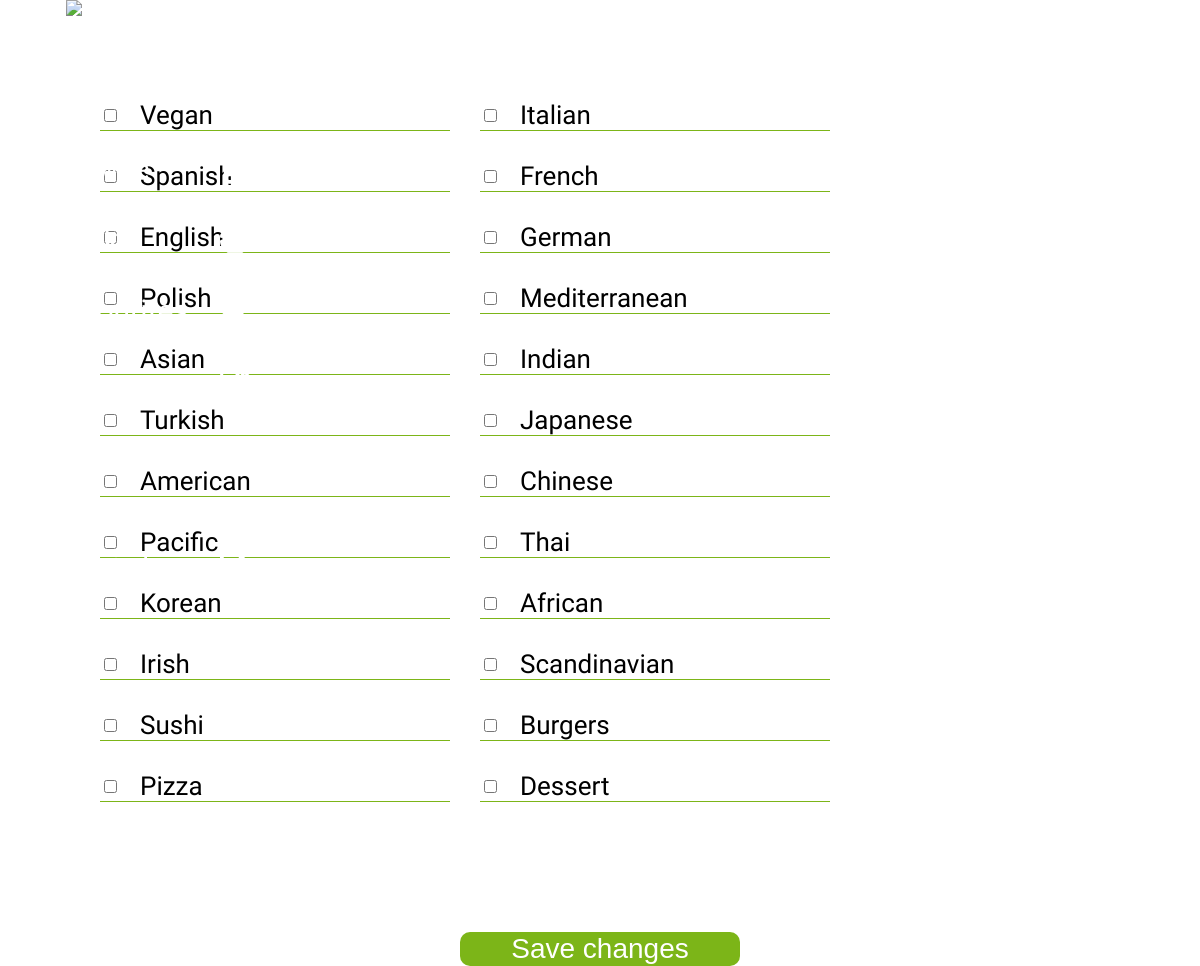
/Views/current_user_preferences.php (signed in), run on the app's committed database.
### tables this page shows
CREATE TABLE `categories` (
  `category_id` int(11) NOT NULL,
  `category_name` longtext NOT NULL
);

### Classes/user_recipe_preferences_classes.php (called while the page is built, shortened)
<?php
class UserPreference extends Dbh
{
    private int $userId;
    public function __construct(int $userId)
    {
        $this->userId = $userId;
    }
    public function getPreferences(): array
    {
        $connection = $this->connect();
        $query = 'SELECT * FROM categories';
        $stmt = $connection->prepare($query);
        $stmt->execute();
        $categories = $stmt->fetchAll(PDO::FETCH_ASSOC);
        return $categories;
    }
    public function getUserPreferences(): array
    {
        $connection = $this->connect();
        $query = "SELECT preference FROM user_preferences WHERE user_id = :user_id";
        $stmt = $connection->prepare($query);
        $stmt->bindParam(':user_id',$this->userId, PDO::PARAM_INT);
        $stmt->execute();
        $preferences = $stmt->fetchAll(PDO::FETCH_ASSOC);
        return $preferences;
    }
}
?>

### Views/current_user_preferences.php (the view, shortened to what this page needs)
<?php require "nav.php" ?>
<link rel="stylesheet" href="CSS/current_user_preferences.css">
<main class="col-xs-12 col-sm-10 col-md-6 col-lg-11">
    <form method="POST" action="process_form.php">
        <section>
            <?php
            require_once '../Classes/user_recipe_preferences_classes.php';
            $userPreferences = new UserPreference($_SESSION['userid']);
            $categories = $userPreferences->getPreferences();
            $user_prefs = $userPreferences->getUserPreferences();
            $preferences_array = explode(', ', $user_prefs[0]['preference']);
            if (empty($categories)) {
                echo "No categories found!";
            } else {
                foreach ($categories as $category) {
                    $category_name = $category['category_name'];
                    $is_checked = in_array($category_name, $preferences_array);
            ?>
            <div class="preferences">
                <input type="checkbox" <?php if ($is_checked) echo 'checked="checked"'; ?> name="categories[]"
                    value="<?php echo $category['category_name']; ?>">
                <label><?php echo $category['category_name']; ?></label>
            </div>
            <?php
                }
            }
            ?>
        </section>
        <button class="save_changes_button" type="submit">Save changes</button>
    </form>
</main>

### Views/header.php (shortened to what this page needs)
<!DOCTYPE html>
<html lang="eng">
<head>
    <link rel="stylesheet" href="https://cdnjs.cloudflare.com/ajax/libs/flexboxgrid/6.3.1/flexboxgrid.min.css"
        type="text/css">
    <link rel="stylesheet" href="CSS/header.css">
    <link rel="stylesheet" href="CSS/body_grid.css">
</head>
<body>

### Views/nav.php (shortened to what this page needs)
<?php require "header.php" ?>
<link rel="stylesheet" href="CSS/hamburgers.min.css">
<link rel="stylesheet" href="CSS/nav.css">
<aside class="navigation">
    <nav>
        <h2>Recipello</h2>
        <ul>
            <li><a href="mainpage.php">Browse <i class="fa-solid fa-book"></i></a></li>
            <li><a href="#">Cook <i class="fa-solid fa-bowl-food"></i></a></li>
            <?php
            if (isset($_SESSION['userid'])) {
            ?>
                <li><a href="current_user_favourites.php">Favourites <i class="fa-solid fa-star"></i></a></li>
                <li><a href="my_recipes.php">My recipes <i class="fa-regular fa-pen-to-square"></i></a></li>
                <li><a href="current_user.php">Account <i class="fa-solid fa-user"></i></a></li>
            <?php
            } else {
            ?>
                <li><a href="login.php">Login <i class="fa-solid fa-user"></i></a></li>
                <li><a href="register.php">Register now! <i class="fa-solid fa-user"></i></a></li>
            <?php
            }
            if (isset($_SESSION['userid'])) {
            ?>
                <li><a href="../Includes/logout_includes.php">Log out <i class="fa-solid fa-right-from-bracket"></i></a>
                </li>
            <?php
            }
            ?>
        </ul>
        <img src="Images/nav_bg.jpg" alt="nav_background">
    </nav>
</aside>

### Views/CSS/header.css (style rules this page uses)
body { margin:0; font-family: 'Inconsolata', monospace; min-height: 100svh; display:flex; flex-direction: row; gap:0; position: relative; }

### Views/CSS/body_grid.css (style rules this page uses)
@media screen and (min-width: 992px) { body { display: grid; grid-auto-columns: 1fr; grid-template-columns: 300px 1fr; grid-template-rows: 1fr; gap: 10px 0px; grid-template-areas: "nav main"; } }
@media screen and (min-width: 992px) { .navigation { grid-area: nav; } }
@media screen and (min-width: 992px) { main { grid-area: main; } }

### Views/CSS/nav.css (style rules this page uses)
.navigation { position: fixed; font-size: 30px; color: white; left: -100%; top: 0; height: 100%; width: 100vw; max-width: 500px; overflow: hidden; z-index: 50; transition: .5s; }
nav { display: flex; flex-direction: column; align-items: center; position: relative; height: 100%; }
nav>* { z-index: 20; }
nav h2 { margin: 20px 0 0; }
nav ul li a { display: flex; justify-content: space-between; align-items: center; text-decoration: none; color: white; margin: 0 auto; }
nav ul { box-sizing: border-box; list-style-type: none; width: 100%; padding: 0; margin-top: 50px; }
nav ul li { text-align: center; padding: 8px; margin: 25px auto; max-width: 200px; }
nav img { position: absolute; top: 0; right: 0; width: auto; height: 100%; z-index: 2; }
@media screen and (min-width: 576px) { .navigation nav ul li { margin: 20px auto; } }
@media screen and (min-width: 576px) { .navigation nav ul li:last-child { margin: 60px auto; } }
@media screen and (min-width: 992px) { .navigation { left: 0; width: 300px; transition: none; overflow: hidden; z-index: 50; } }
@media screen and (min-width: 992px) { nav ul li:last-child { margin-top: 100px; } }

### Views/CSS/current_user_preferences.css (style rules this page uses)
body { display: flex; flex-wrap: wrap; }
main form { display: flex; flex-direction: column; align-items: center; justify-content: center; }
section { padding:100px; display: flex; align-items: center; flex-wrap: wrap; gap:30px; justify-content: flex-start; }
.preferences { font-size: 26px; display: flex; justify-content: flex-start; gap:20px; align-items: center; width:min(350px,80%); border-bottom: 1px solid #7CB518; }
.save_changes_button { border: none; width: 280px; background-color: #7CB518; border-radius: 10px; color:white; font-size: 28px; cursor: pointer; margin-top: 30px; }

### data on the page
categories: category_name "Italian"
categories: category_name "French"
categories: category_name "German"
categories: category_name "Mediterranean"
categories: category_name "Indian"
categories: category_name "Japanese"
categories: category_name "Chinese"
categories: category_name "Thai"
categories: category_name "African"
categories: category_name "Scandinavian"
categories: category_name "Burgers"
categories: category_name "Dessert"
